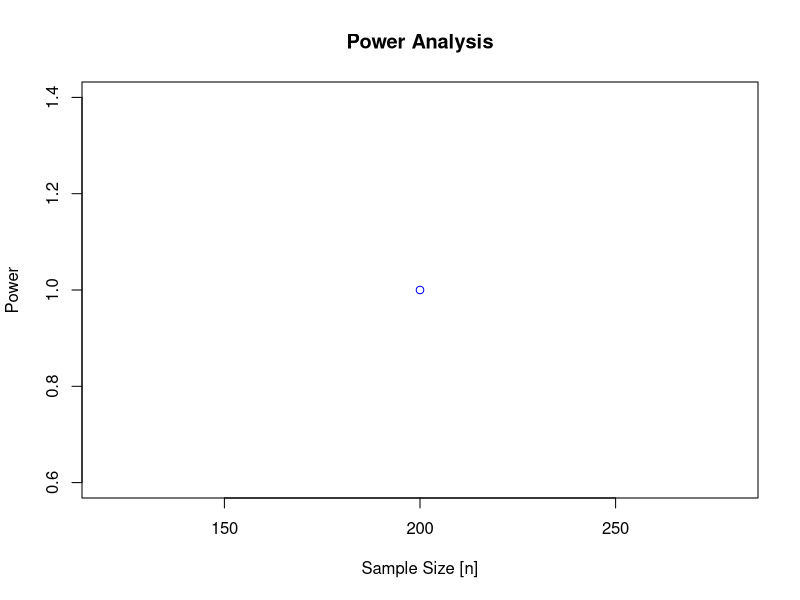
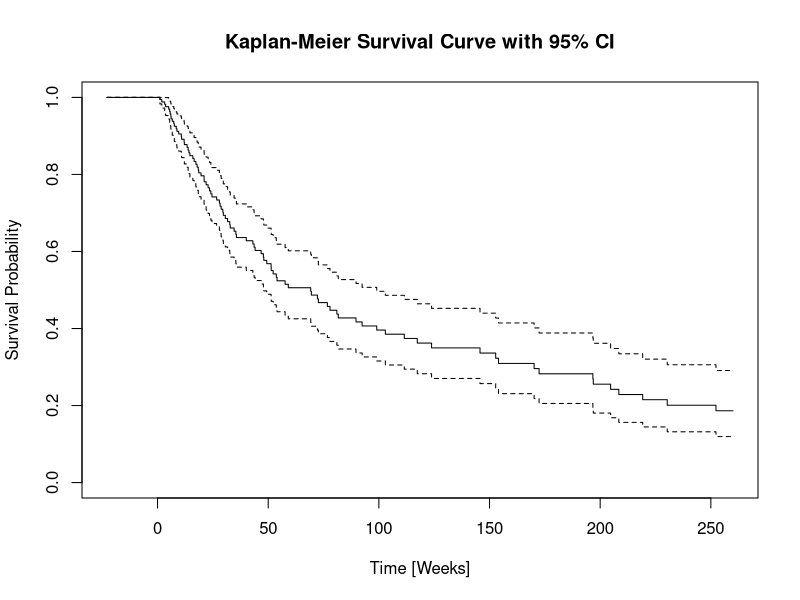
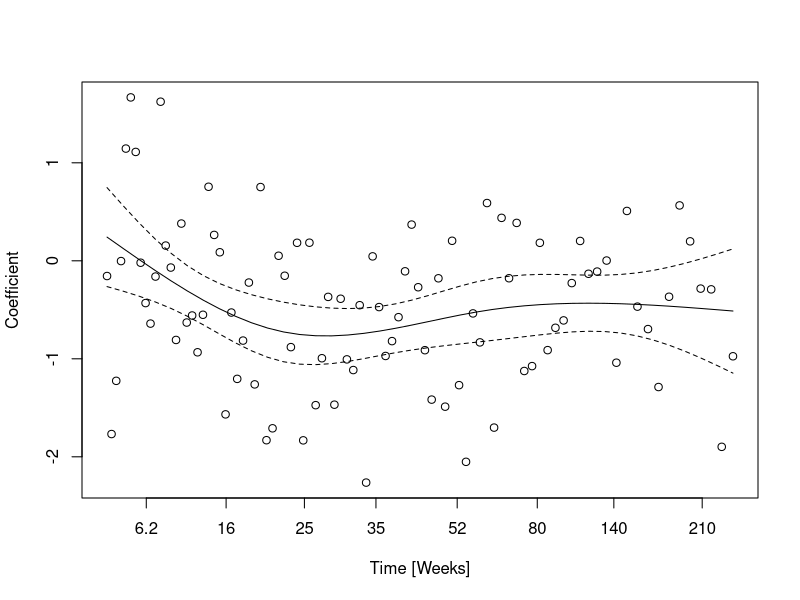
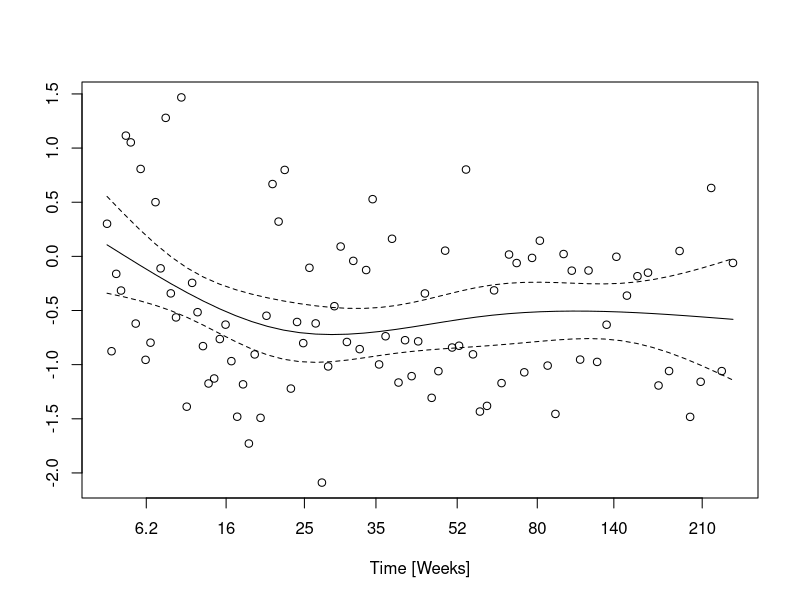
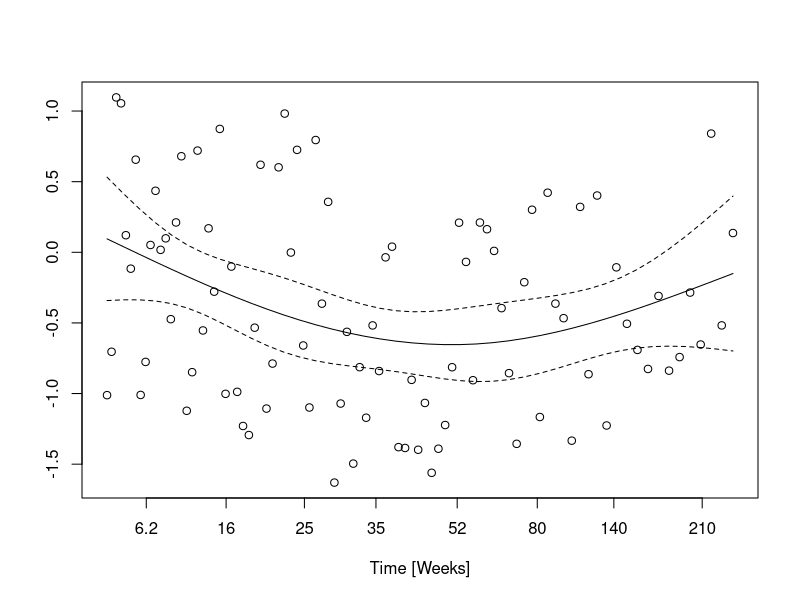
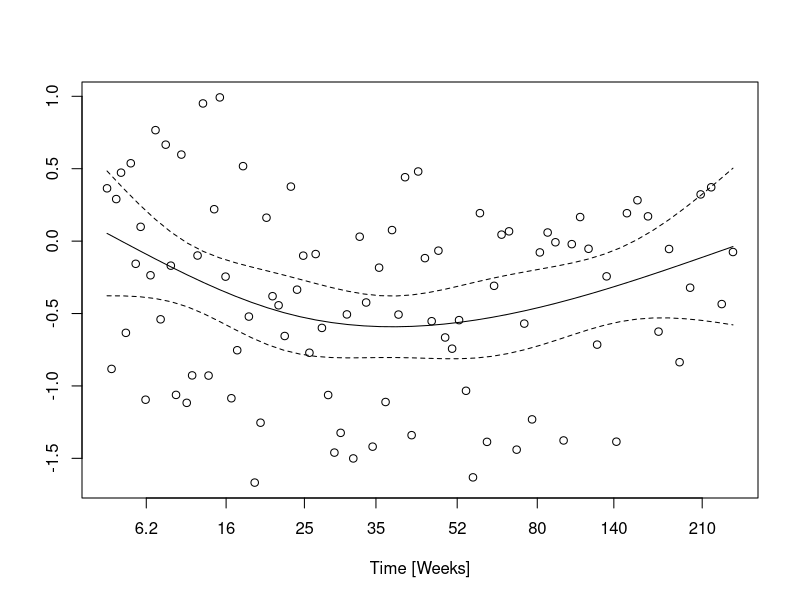
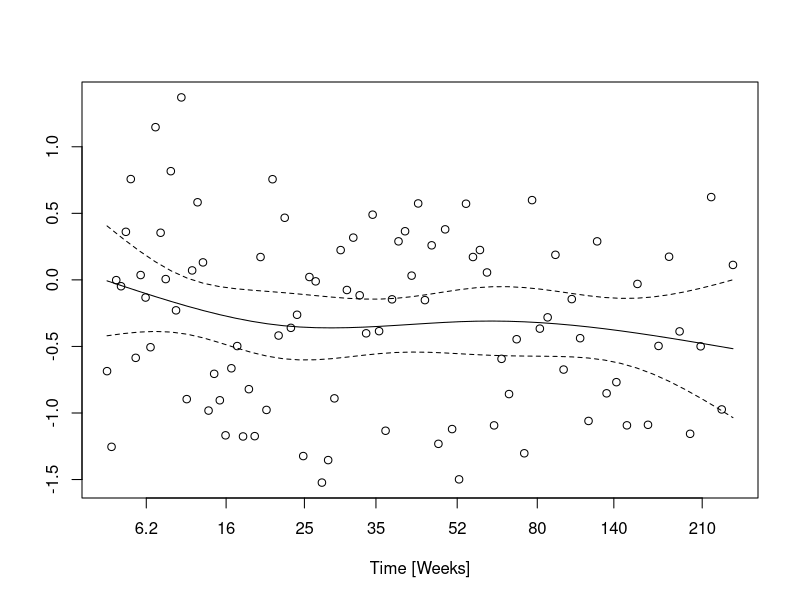
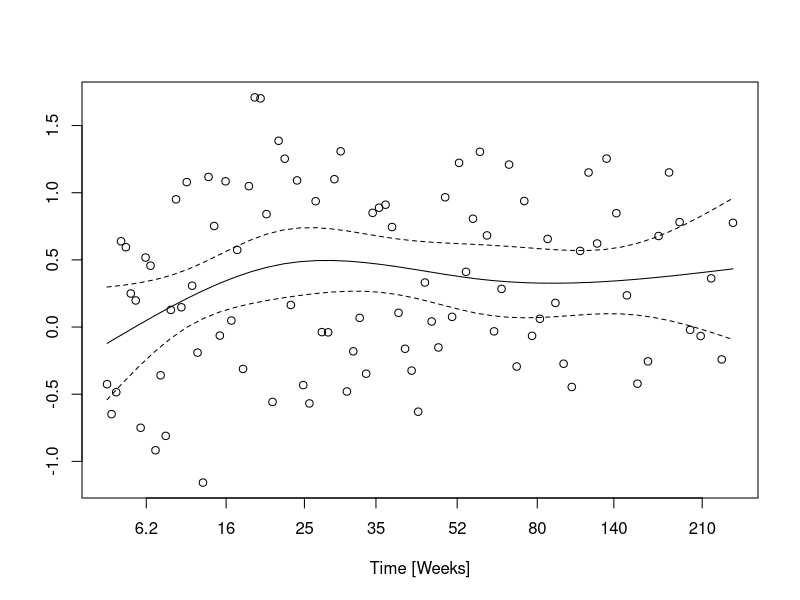

Here is the R script that generated these plots, in order:
## ---- chunk 1
knitr::opts_chunk$set(echo = TRUE)
## ---- chunk 2
library(survival)
library(dplyr)
## ---- chunk 3
set.seed(1310)

#Monte Carlo Modeling to Determine n AND generation of simulated results

#study size
n <- c(200)
pow<-numeric(length(n))

#number of iterations for simulation
iter<-1
results<-numeric(iter)

#loop through the n's
for (j in 1:length(n)){
  nval<- n[j]
  #start the counter
  success<-0
  #loop through the iterations for each n
  for (i in 1:iter){
  #assign explanatory variables
  m1<- sample(0:5, nval, replace = TRUE)
  m2 <- sample(0:5, nval, replace = TRUE)
  m3 <- sample(0:5, nval, replace = TRUE)
  m4 <- sample(0:5, nval, replace = TRUE)
  m5 <- sample(0:5, nval, replace = TRUE)
  m6 <- sample(0:5, nval, replace = TRUE)
  m7 <- sample(0:5, nval, replace = TRUE)
  m8 <- sample(0:5, nval, replace = TRUE)
  #spaceholds for other variables
  Time<-integer(nval)
  Hazard_Ratio<-integer(nval)
  Outcome<-integer(nval)
  
#compile it in a data frame
data <- data.frame(m1, m2, m3, m4, m5, m6, m7, m8)

#baseline hazard rate selected to achieve realistic ~30% NSLC survival at 5 years = 260 weeks
baseline_hazard <- 0.2

#function to predict survival time ~ hazard rate, with some noise
generate_surv_time <- function(hazard_ratio) {
  -log(1 - runif(1)) / (baseline_hazard * hazard_ratio) + rnorm(1,0,10)
}

#generate outcomes
B_s<-log(0.75)
B_m<-log(1.25)
for (i in 1:nval) {
  Hazard_Ratio[i] <- exp(1.1*B_s * data$m1[i] + 1.5*B_s * data$m2[i] + B_s * data$m3[i] + .95*B_s* data$m4[i] + .9*B_s * data$m5[i] + B_m * data$m6[i] + 0.9*B_m * data$m7[i] + 1.4*B_m * data$m8[i])
  
  Time[i] <- generate_surv_time(Hazard_Ratio[i])
  
  #reassign Time[i] = 260 and Outcome[i] = 0 if Time[i] >= 260, right censoring
  if (Time[i] >= 260) {
    Time[i] <- 260
    Outcome[i] <- 0
  } else {
    Outcome[i] <- ifelse(runif(1) < 1 - exp(-baseline_hazard * Hazard_Ratio[i] * Time[i]), 1, 0)
  }
}

data <- cbind(data, Time, Outcome)
  
  #fit Cox PH model to mock data
  cox_model <- coxph(Surv(Time, Outcome) ~ m1 + m2 + m3 + m4 + m5 + m6 + m7 + m8, data = data)
  
  #apply LRT to mock data
  anova1<-anova(cox_model,coxph(Surv(Time, Outcome) ~ m2 + m3 + m4 + m5 + m6 + m7 + m8, data = data))
  anova2<-anova(cox_model,coxph(Surv(Time, Outcome) ~ m1 + m3 + m4 + m5 + m6 + m7 + m8, data = data))
  anova3<-anova(cox_model, coxph(Surv(Time, Outcome) ~ m1 + m2 + m4 + m5 + m6 + m7 + m8, data = data))
  anova4<-anova(cox_model, coxph(Surv(Time, Outcome) ~ m1 + m2 + m3 + m5 + m6 + m7 + m8, data = data))
  anova5<-anova(cox_model,coxph(Surv(Time, Outcome) ~ m1 + m2 + m3 + m4 + m6 + m7 + m8, data = data))
  anova6<-anova(cox_model, coxph(Surv(Time, Outcome) ~ m1 + m2 + m3 + m4 + m5 + m7 + m8, data = data))
  anova7<-anova(cox_model,coxph(Surv(Time, Outcome) ~ m1 + m2 + m3 + m4 + m5 + m6 + m8, data = data))
  anova8<-anova(cox_model,coxph(Surv(Time, Outcome) ~ m1 + m2 + m3 + m4 + m5 + m6 + m7, data = data))

  #condition for success
  if((anova1$`Pr(>|Chi|)`[2]<0.05/8) && (anova2$`Pr(>|Chi|)`[2]<0.05/8) && (anova3$`Pr(>|Chi|)`[2]<0.05/8) && (anova4$`Pr(>|Chi|)`[2]<0.05/8) && (anova5$`Pr(>|Chi|)`[2]<0.05/8) && (anova6$`Pr(>|Chi|)`[2]<0.05/8) && (anova7$`Pr(>|Chi|)`[2]<0.05/8)  && (anova8$`Pr(>|Chi|)`[2]<0.05/8)){
    success<-success+1
  }else {
    success<-success
  }
  }
  
  #print power for each n
  pow[j]<-success/iter
  cat("Sample size =", nval,": Power = ", success/iter, "\n")
}
## ---- chunk 4
#plot power analysis results
plot(n,pow,"b", col = "blue",main = "Power Analysis", xlab = "Sample Size [n]", ylab = "Power")
## ---- chunk 5
#plot the Kaplan-Meier survival curve
survival_data <- Surv(time = data$Time, event = data$Outcome)

km_fit <- survfit(survival_data ~ 1)

plot(km_fit, xlab = "Time [Weeks]",ylab = "Survival Probability",main = "Kaplan-Meier Survival Curve with 95% CI")

#plot the Schoenfeld Residuals
temp <- cox.zph(cox_model)
schoenfeld<-plot(temp, xlab = "Time [Weeks]", ylab = "Coefficient")
schoenfeld

#test correlation with time using built-in function
test.ph <- cox.zph(cox_model)
test.ph

#review results of the cox model, reference ANOVA values in environment for significance
summary(cox_model)
